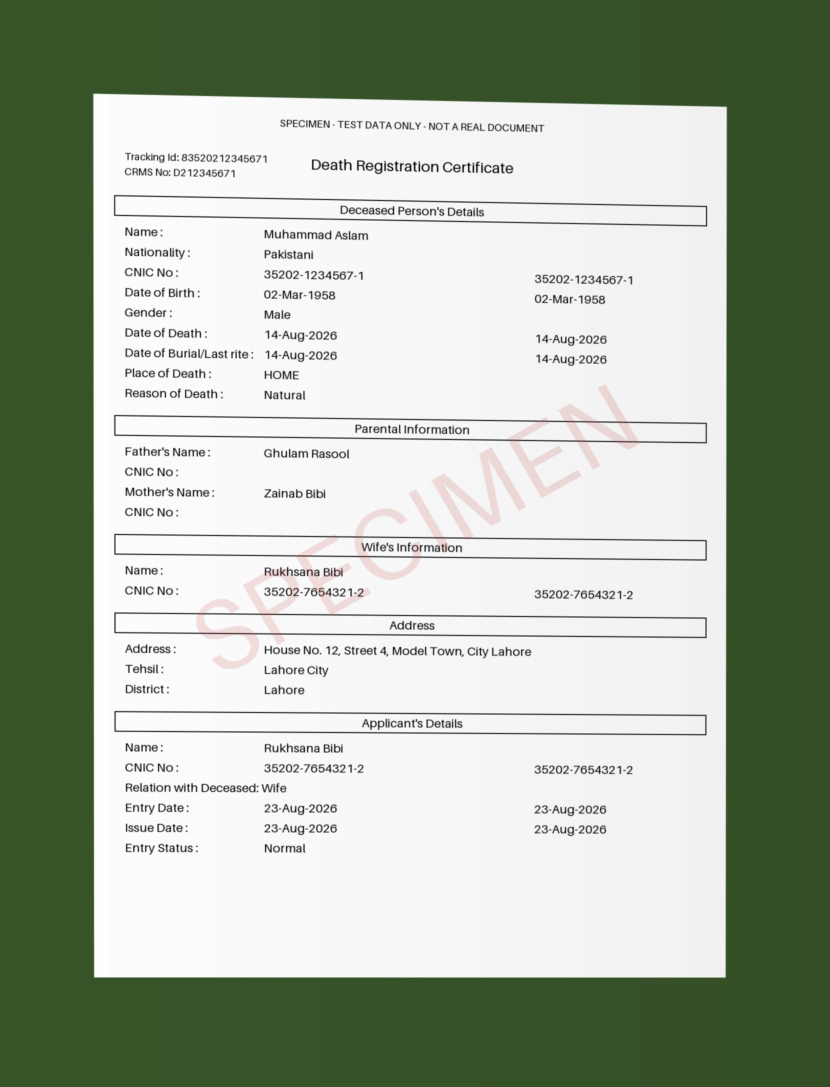
#> input picture data/specimens/S01_certificate.jpg, 1660 x 2174 px (shown at 1/2 size)
$ python -i imaging.py   (imports and definitions only)   (older library calls are emulated)
#> lines starting #> are read from the running program, lines starting #| are printed output that depends on the picture; after the words box and inside, x2 and y2 are one past the last pixel; in counts of white or black regions, pixels touching at a corner belong together
### ocr_core/config.py
"""Tunable thresholds. Every value can be overridden with an environment variable of the same
name, so the numbers can be changed without touching code."""
from __future__ import annotations

import os
from dataclasses import dataclass


def _f(name: str, default: float) -> float:
    try:
        return float(os.environ.get(name, default))
    except ValueError:
        return default


@dataclass(frozen=True)
class Settings:
    # A field below this confidence is marked needs_review.
    REVIEW_BELOW: float = _f("OCR_REVIEW_BELOW", 0.85)
    # Photo quality gate (variance of the Laplacian at 1000 px width). Below REJECT the photo is
    # refused with 'blurry'; below WARN it is read but a warning is added.
    BLUR_REJECT: float = _f("OCR_BLUR_REJECT", 25)
    BLUR_WARN: float = _f("OCR_BLUR_WARN", 80)
    # Share of the image that is blown-out white glare.
    GLARE_REJECT: float = _f("OCR_GLARE_REJECT", 0.10)
    MIN_SIDE_PX: int = int(_f("OCR_MIN_SIDE_PX", 300))
    # Death registered this many days (or more) after the death -> LATE_REGISTRATION flag.
    LATE_REGISTRATION_DAYS: int = int(_f("OCR_LATE_REGISTRATION_DAYS", 365))
    # Domain a genuine certificate's QR code should point to.
    QR_TRUSTED_DOMAIN: str = os.environ.get("OCR_QR_TRUSTED_DOMAIN", "crms.nadra.gov.pk")
    # Long side (px) each document is scaled to before reading. Small photos are enlarged,
    # which helps the OCR more than any other single setting.
    DEATH_CERT_LONG_SIDE: int = int(_f("OCR_DEATH_CERT_LONG_SIDE", 2600))
    CNIC_LONG_SIDE: int = int(_f("OCR_CNIC_LONG_SIDE", 1600))
    # Smallest usable photo (long side, px, after cropping to the document). A whole A4 page needs
    # more pixels than a card for its small print to be legible.
    DEATH_CERT_MIN_LONG_SIDE: int = int(_f("OCR_DEATH_CERT_MIN_LONG_SIDE", 1000))
    CNIC_MIN_LONG_SIDE: int = int(_f("OCR_CNIC_MIN_LONG_SIDE", 600))
    CPU_THREADS: int = int(_f("OCR_CPU_THREADS", 2))


SETTINGS = Settings()

### ocr_core/imaging.py
"""Image loading, photo-quality checks and geometric clean-up (crop, straighten, enlarge)."""
from __future__ import annotations

import io

import cv2
import numpy as np
from PIL import Image, ImageOps, UnidentifiedImageError

from .config import SETTINGS
#> further down, picture is the input picture: shape (2174, 1660, 3); mean B, G, R 161.7, 177.8, 167.2
from .datatypes import BadImage, Line


# [48 lines left out: functions load_image, blur_score, glare_fraction, check_quality, not called in this run]


def _order_corners(pts: np.ndarray) -> np.ndarray:
    pts = pts.reshape(4, 2).astype(np.float32)
    s, d = pts.sum(1), np.diff(pts, axis=1).ravel()
    return np.array([pts[np.argmin(s)], pts[np.argmin(d)], pts[np.argmax(s)], pts[np.argmax(d)]], dtype=np.float32)


def find_document(img: np.ndarray) -> np.ndarray | None:
    """Corners of the paper or card if it stands out clearly from the background, else None.
    Only a convex four-sided outline covering 25-97% of the photo is accepted, so a page that
    fills the frame (already a 'scan') is left as it is."""
    h, w = img.shape[:2]
#> h = 2174; w = 1660
    scale = 800 / max(h, w)
#> scale = 0.368
    small = cv2.resize(img, (int(w * scale), int(h * scale)), interpolation=cv2.INTER_AREA)
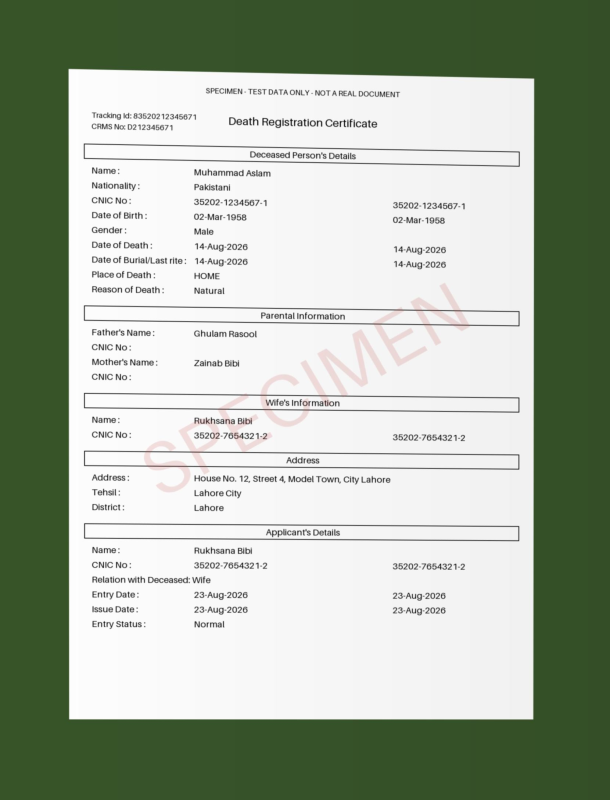
#> small: shape (800, 610, 3); mean B, G, R 161.7, 177.8, 167.2
    gray = cv2.GaussianBlur(cv2.cvtColor(small, cv2.COLOR_BGR2GRAY), (5, 5), 0)
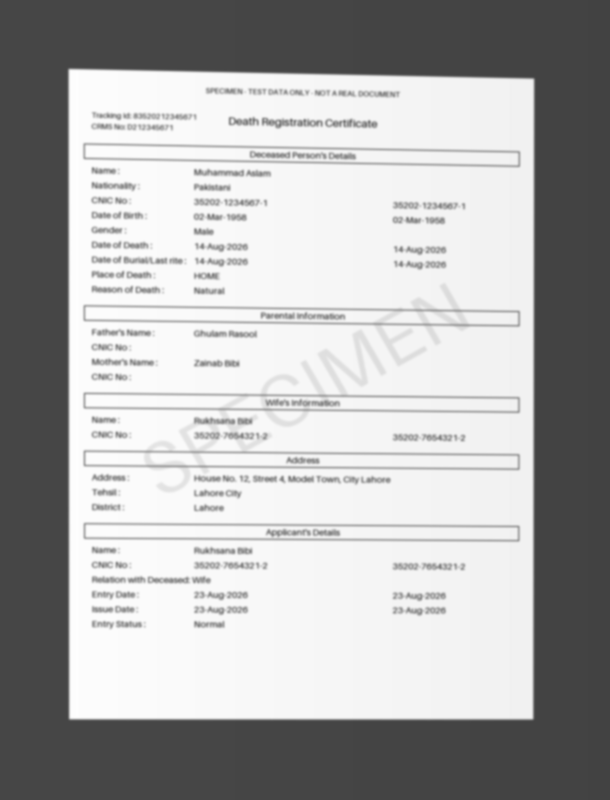
#> gray: shape (800, 610); min 66, max 254, mean 172.8
    edges = cv2.dilate(cv2.Canny(gray, 50, 150), np.ones((3, 3), np.uint8))
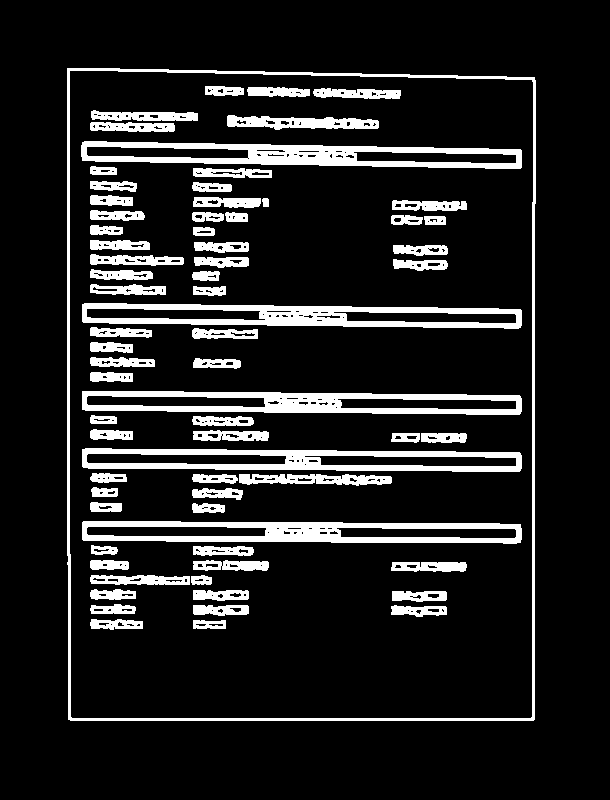
#> edges: shape (800, 610); 13% white; 71 white regions
    contours, _ = cv2.findContours(edges, cv2.RETR_EXTERNAL, cv2.CHAIN_APPROX_SIMPLE)
#> contours = 1 contour; box (x1, y1, x2, y2) and area: (67, 68, 536, 721) 302455
    area_total = small.shape[0] * small.shape[1]
#> area_total = 488000
    for c in sorted(contours, key=cv2.contourArea, reverse=True)[:5]:
        approx = cv2.approxPolyDP(c, 0.02 * cv2.arcLength(c, True), True)
        area = cv2.contourArea(approx)
        if len(approx) == 4 and cv2.isContourConvex(approx) and 0.25 * area_total < area < 0.97 * area_total:
            return _order_corners(approx / scale)
#> this loop made 1 pass
#> (approx, area, s in _order_corners, d in _order_corners) on pass 1: ([[67, 68], [68, 719], [533, 720], [534, 77]], 301502, [366.9, 2138.7, 3405, 1660.4], [2.72, 1769.1, 508.2, -1241.9])
    return None


# [50 lines left out: functions warp_document, resize_long_side, rotate, text_skew, crop_box, not called in this run]

>>> import cv2
>>> picture = cv2.imread('../data/specimens/S01_certificate.jpg')
>>> result = find_document(picture)
#> result = [[182.1, 184.8], [1451.1, 209.2], [1448.4, 1956.6], [184.8, 1953.9]]
